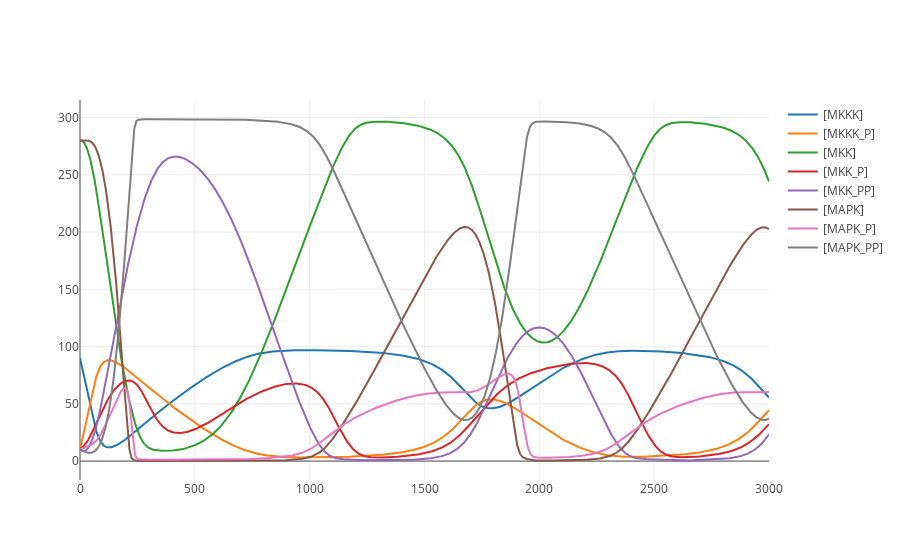

Here is the notebook cell this chart was saved with:
### Markdown cell above
# MAPK

### Code cell
import tellurium as te

# Load model from biomodels (may not work with https).
r = te.loadSBMLModel("http://biomodels.caltech.edu/download?mid=BIOMD0000000010")
result = r.simulate(start=0, end=3000, steps=3000)
r.plot(result)

### Figure 1 — Plotly figure (JSON) as saved in the notebook; plotly's stock layout.template omitted (floating-point values rounded to 4 significant figures; data arrays with more than 128 entries replaced by an {"elided": "..."} marker saying what was removed)
{"data": [{"mode": "lines", "name": "[MKKK]", "type": "scatter", "x": {"elided": "3001 int values"}, "y": {"elided": "3001 float values"}}, {"mode": "lines", "name": "[MKKK_P]", "type": "scatter", "x": {"elided": "3001 int values"}, "y": {"elided": "3001 float values"}}, {"mode": "lines", "name": "[MKK]", "type": "scatter", "x": {"elided": "3001 int values"}, "y": {"elided": "3001 float values"}}, {"mode": "lines", "name": "[MKK_P]", "type": "scatter", "x": {"elided": "3001 int values"}, "y": {"elided": "3001 float values"}}, {"mode": "lines", "name": "[MKK_PP]", "type": "scatter", "x": {"elided": "3001 int values"}, "y": {"elided": "3001 float values"}}, {"mode": "lines", "name": "[MAPK]", "type": "scatter", "x": {"elided": "3001 int values"}, "y": {"elided": "3001 float values"}}, {"mode": "lines", "name": "[MAPK_P]", "type": "scatter", "x": {"elided": "3001 int values"}, "y": {"elided": "3001 float values"}}, {"mode": "lines", "name": "[MAPK_PP]", "type": "scatter", "x": {"elided": "3001 int values"}, "y": {"elided": "3001 float values"}}], "layout": {}}
